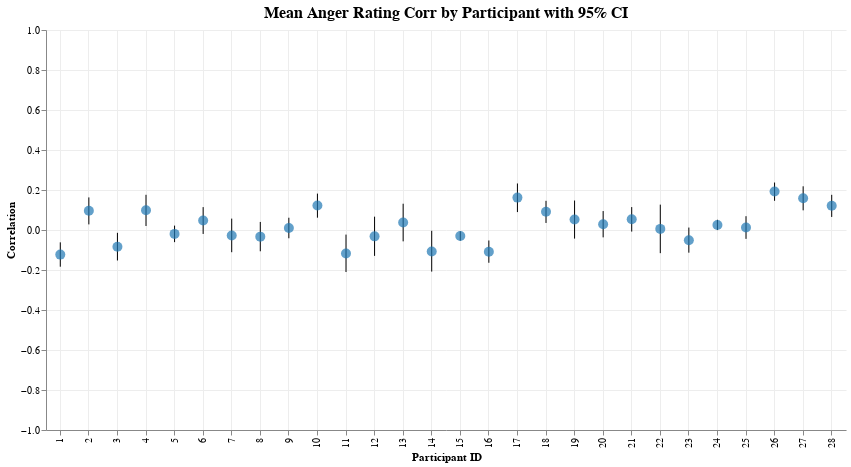
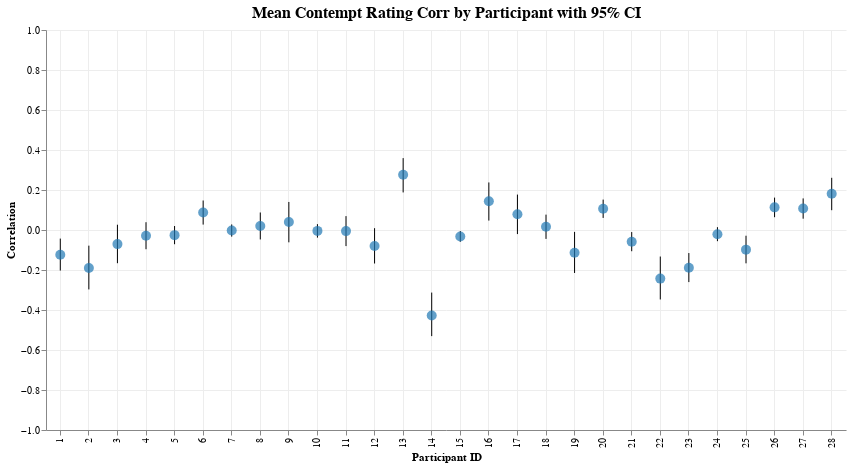
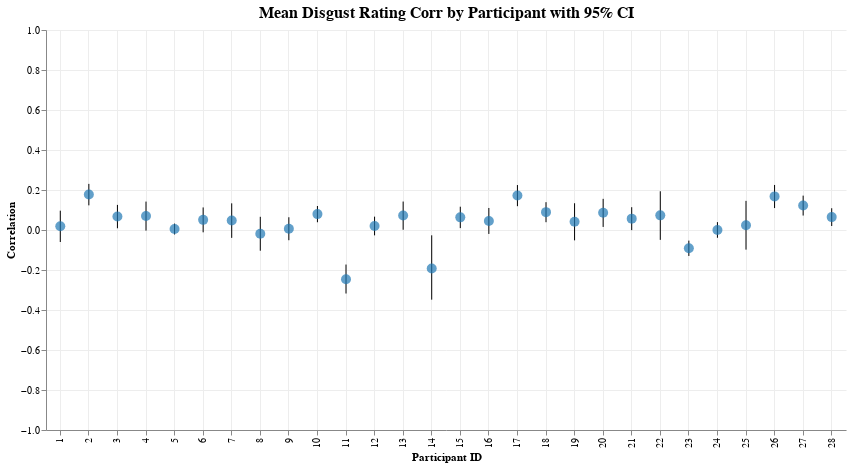
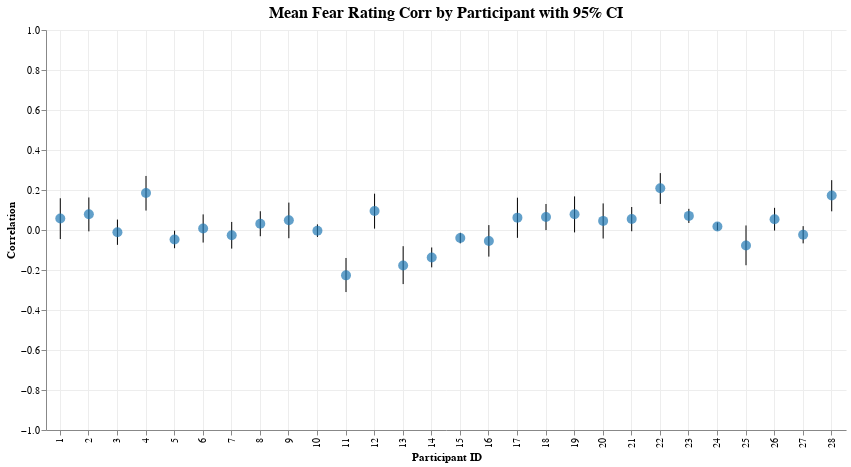

Write notebook code for charts like these, in order.
### Code cell
further_features = [
    "anger",
    "contempt",
    "disgust",
    "fear",
    "joy",
    "sadness",
    "surprise",
    "engagement",
    "valence",
    "sentimentality",
    "confusion",
    "neutral",
    "attention",
    "brow_raise",
    "chin_raise",
    "dimpler",
    "eye_closure",
    "eye_widen",
    "inner_brow_raise",
    "jaw_drop",
    "lip_corner_depressor",
    "lip_press",
    "lip_pucker",
    "lip_stretch",
    "lip_suck",
    "lid_tighten",
    "smile",
    "smirk",
    "blink",
    "blinkrate",
    "pitch",
    "yaw",
    "roll",
    "interocular_distance",
]

for feature in further_features:
    col1, col2 = feature, "rating"

    corr_by_trial = calculate_correlations_by_trial(df, col1, col2)
    corr_by_participant = aggregate_correlations_fisher_z(
        corr_by_trial, f"{col1}_{col2}_corr", "participant_id", include_ci=True
    )
    # display(plot_correlations_by_trial(corr_by_trial, f"{col1}_{col2}_corr"))
    display(
        plot_correlations_by_participant(corr_by_participant, f"{col1}_{col2}_corr")
    )

### Figure 1 — Vega-Lite specification as saved in the notebook (floating-point values rounded to 4 significant figures)
{"config": {"view": {"continuousWidth": 300, "continuousHeight": 300, "strokeWidth": 0}, "axis": {"grid": true, "gridColor": "#ededed"}, "title": {"fontSize": 16, "anchor": "middle"}}, "layer": [{"mark": {"type": "rule"}, "encoding": {"x": {"axis": {"title": "Participant ID"}, "field": "participant_id", "type": "ordinal"}, "y": {"axis": {"title": "Correlation"}, "field": "participant_id_anger_rating_corr_ci_lower", "scale": {"domain": [-1, 1]}, "type": "quantitative"}, "y2": {"field": "participant_id_anger_rating_corr_ci_upper"}}}, {"mark": {"type": "circle", "color": "#1f77b4", "size": 100}, "encoding": {"tooltip": [{"field": "participant_id", "title": "Participant", "type": "nominal"}, {"field": "participant_id_anger_rating_corr_mean", "format": ".3f", "title": "Mean Correlation", "type": "quantitative"}, {"field": "participant_id_anger_rating_corr_ci_lower", "format": ".3f", "title": "CI Lower", "type": "quantitative"}, {"field": "participant_id_anger_rating_corr_ci_upper", "format": ".3f", "title": "CI Upper", "type": "quantitative"}], "x": {"axis": {"title": "Participant ID"}, "field": "participant_id", "type": "ordinal"}, "y": {"field": "participant_id_anger_rating_corr_mean", "type": "quantitative"}}}], "data": {"name": "data-668d889abc737d25f89c4966b9912b10"}, "height": 400, "title": "Mean Anger Rating Corr by Participant with 95% CI", "width": 800, "$schema": "https://vega.github.io/schema/vega-lite/v5.20.1.json", "datasets": {"data-668d889abc737d25f89c4966b9912b10": [{"participant_id": 1, "participant_id_anger_rating_corr_mean": -0.1231, "participant_id_anger_rating_corr_ci_lower": -0.1836, "participant_id_anger_rating_corr_ci_upper": -0.06174}, {"participant_id": 2, "participant_id_anger_rating_corr_mean": 0.09588, "participant_id_anger_rating_corr_ci_lower": 0.02799, "participant_id_anger_rating_corr_ci_upper": 0.1629}, {"participant_id": 3, "participant_id_anger_rating_corr_mean": -0.08371, "participant_id_anger_rating_corr_ci_lower": -0.1524, "participant_id_anger_rating_corr_ci_upper": -0.01417}, {"participant_id": 4, "participant_id_anger_rating_corr_mean": 0.09867, "participant_id_anger_rating_corr_ci_lower": 0.02006, "participant_id_anger_rating_corr_ci_upper": 0.1761}, {"participant_id": 5, "participant_id_anger_rating_corr_mean": -0.01945, "participant_id_anger_rating_corr_ci_lower": -0.06077, "participant_id_anger_rating_corr_ci_upper": 0.02193}, {"participant_id": 6, "participant_id_anger_rating_corr_mean": 0.04758, "participant_id_anger_rating_corr_ci_lower": -0.0197, "participant_id_anger_rating_corr_ci_upper": 0.1144}, {"participant_id": 7, "participant_id_anger_rating_corr_mean": -0.02726, "participant_id_anger_rating_corr_ci_lower": -0.111, "participant_id_anger_rating_corr_ci_upper": 0.0569}, {"participant_id": 8, "participant_id_anger_rating_corr_mean": -0.03322, "participant_id_anger_rating_corr_ci_lower": -0.1064, "participant_id_anger_rating_corr_ci_upper": 0.04029}, {"participant_id": 9, "participant_id_anger_rating_corr_mean": 0.01006, "participant_id_anger_rating_corr_ci_lower": -0.04133, "participant_id_anger_rating_corr_ci_upper": 0.0614}, {"participant_id": 10, "participant_id_anger_rating_corr_mean": 0.1222, "participant_id_anger_rating_corr_ci_lower": 0.06155, "participant_id_anger_rating_corr_ci_upper": 0.1819}, {"participant_id": 11, "participant_id_anger_rating_corr_mean": -0.1176, "participant_id_anger_rating_corr_ci_lower": -0.2101, "participant_id_anger_rating_corr_ci_upper": -0.02291}, {"participant_id": 12, "participant_id_anger_rating_corr_mean": -0.03171, "participant_id_anger_rating_corr_ci_lower": -0.1294, "participant_id_anger_rating_corr_ci_upper": 0.0666}, {"participant_id": 13, "participant_id_anger_rating_corr_mean": 0.03762, "participant_id_anger_rating_corr_ci_lower": -0.05678, "participant_id_anger_rating_corr_ci_upper": 0.1313}, {"participant_id": 14, "participant_id_anger_rating_corr_mean": -0.1071, "participant_id_anger_rating_corr_ci_lower": -0.208, "participant_id_anger_rating_corr_ci_upper": -0.003897}, {"participant_id": 15, "participant_id_anger_rating_corr_mean": -0.02962, "participant_id_anger_rating_corr_ci_lower": -0.05308, "participant_id_anger_rating_corr_ci_upper": -0.006133}, {"participant_id": 16, "participant_id_anger_rating_corr_mean": -0.1085, "participant_id_anger_rating_corr_ci_lower": -0.1639, "participant_id_anger_rating_corr_ci_upper": -0.05239}, {"participant_id": 17, "participant_id_anger_rating_corr_mean": 0.1619, "participant_id_anger_rating_corr_ci_lower": 0.08955, "participant_id_anger_rating_corr_ci_upper": 0.2326}, {"participant_id": 18, "participant_id_anger_rating_corr_mean": 0.09088, "participant_id_anger_rating_corr_ci_lower": 0.03528, "participant_id_anger_rating_corr_ci_upper": 0.1459}, {"participant_id": 19, "participant_id_anger_rating_corr_mean": 0.05266, "participant_id_anger_rating_corr_ci_lower": -0.04301, "participant_id_anger_rating_corr_ci_upper": 0.1474}, {"participant_id": 20, "participant_id_anger_rating_corr_mean": 0.02905, "participant_id_anger_rating_corr_ci_lower": -0.03686, "participant_id_anger_rating_corr_ci_upper": 0.0947}, {"participant_id": 21, "participant_id_anger_rating_corr_mean": 0.05354, "participant_id_anger_rating_corr_ci_lower": -0.007895, "participant_id_anger_rating_corr_ci_upper": 0.1146}, {"participant_id": 22, "participant_id_anger_rating_corr_mean": 0.005584, "participant_id_anger_rating_corr_ci_lower": -0.1158, "participant_id_anger_rating_corr_ci_upper": 0.1268}, {"participant_id": 23, "participant_id_anger_rating_corr_mean": -0.05081, "participant_id_anger_rating_corr_ci_lower": -0.1134, "participant_id_anger_rating_corr_ci_upper": 0.01219}, {"participant_id": 24, "participant_id_anger_rating_corr_mean": 0.02527, "participant_id_anger_rating_corr_ci_lower": -0.0005948, "participant_id_anger_rating_corr_ci_upper": 0.05111}, {"participant_id": 25, "participant_id_anger_rating_corr_mean": 0.01236, "participant_id_anger_rating_corr_ci_lower": -0.04437, "participant_id_anger_rating_corr_ci_upper": 0.06901}, {"participant_id": 26, "participant_id_anger_rating_corr_mean": 0.1921, "participant_id_anger_rating_corr_ci_lower": 0.146, "participant_id_anger_rating_corr_ci_upper": 0.2374}, {"participant_id": 27, "participant_id_anger_rating_corr_mean": 0.159, "participant_id_anger_rating_corr_ci_lower": 0.09831, "participant_id_anger_rating_corr_ci_upper": 0.2185}, {"participant_id": 28, "participant_id_anger_rating_corr_mean": 0.121, "participant_id_anger_rating_corr_ci_lower": 0.06527, "participant_id_anger_rating_corr_ci_upper": 0.1759}]}}

### Figure 2 — Vega-Lite specification as saved in the notebook (floating-point values rounded to 4 significant figures)
{"config": {"view": {"continuousWidth": 300, "continuousHeight": 300, "strokeWidth": 0}, "axis": {"grid": true, "gridColor": "#ededed"}, "title": {"fontSize": 16, "anchor": "middle"}}, "layer": [{"mark": {"type": "rule"}, "encoding": {"x": {"axis": {"title": "Participant ID"}, "field": "participant_id", "type": "ordinal"}, "y": {"axis": {"title": "Correlation"}, "field": "participant_id_contempt_rating_corr_ci_lower", "scale": {"domain": [-1, 1]}, "type": "quantitative"}, "y2": {"field": "participant_id_contempt_rating_corr_ci_upper"}}}, {"mark": {"type": "circle", "color": "#1f77b4", "size": 100}, "encoding": {"tooltip": [{"field": "participant_id", "title": "Participant", "type": "nominal"}, {"field": "participant_id_contempt_rating_corr_mean", "format": ".3f", "title": "Mean Correlation", "type": "quantitative"}, {"field": "participant_id_contempt_rating_corr_ci_lower", "format": ".3f", "title": "CI Lower", "type": "quantitative"}, {"field": "participant_id_contempt_rating_corr_ci_upper", "format": ".3f", "title": "CI Upper", "type": "quantitative"}], "x": {"axis": {"title": "Participant ID"}, "field": "participant_id", "type": "ordinal"}, "y": {"field": "participant_id_contempt_rating_corr_mean", "type": "quantitative"}}}], "data": {"name": "data-cb95b97e796b8843ea77e1626ad70e3a"}, "height": 400, "title": "Mean Contempt Rating Corr by Participant with 95% CI", "width": 800, "$schema": "https://vega.github.io/schema/vega-lite/v5.20.1.json", "datasets": {"data-cb95b97e796b8843ea77e1626ad70e3a": [{"participant_id": 1, "participant_id_contempt_rating_corr_mean": -0.1237, "participant_id_contempt_rating_corr_ci_lower": -0.2029, "participant_id_contempt_rating_corr_ci_upper": -0.04296}, {"participant_id": 2, "participant_id_contempt_rating_corr_mean": -0.19, "participant_id_contempt_rating_corr_ci_lower": -0.2972, "participant_id_contempt_rating_corr_ci_upper": -0.0782}, {"participant_id": 3, "participant_id_contempt_rating_corr_mean": -0.07048, "participant_id_contempt_rating_corr_ci_lower": -0.166, "participant_id_contempt_rating_corr_ci_upper": 0.02639}, {"participant_id": 4, "participant_id_contempt_rating_corr_mean": -0.0288, "participant_id_contempt_rating_corr_ci_lower": -0.09625, "participant_id_contempt_rating_corr_ci_upper": 0.03891}, {"participant_id": 5, "participant_id_contempt_rating_corr_mean": -0.02568, "participant_id_contempt_rating_corr_ci_lower": -0.07115, "participant_id_contempt_rating_corr_ci_upper": 0.01991}, {"participant_id": 6, "participant_id_contempt_rating_corr_mean": 0.08762, "participant_id_contempt_rating_corr_ci_lower": 0.02704, "participant_id_contempt_rating_corr_ci_upper": 0.1476}, {"participant_id": 7, "participant_id_contempt_rating_corr_mean": -0.002663, "participant_id_contempt_rating_corr_ci_lower": -0.03312, "participant_id_contempt_rating_corr_ci_upper": 0.02779}, {"participant_id": 8, "participant_id_contempt_rating_corr_mean": 0.0202, "participant_id_contempt_rating_corr_ci_lower": -0.0473, "participant_id_contempt_rating_corr_ci_upper": 0.08753}, {"participant_id": 9, "participant_id_contempt_rating_corr_mean": 0.03966, "participant_id_contempt_rating_corr_ci_lower": -0.06168, "participant_id_contempt_rating_corr_ci_upper": 0.1402}, {"participant_id": 10, "participant_id_contempt_rating_corr_mean": -0.004461, "participant_id_contempt_rating_corr_ci_lower": -0.03813, "participant_id_contempt_rating_corr_ci_upper": 0.02922}, {"participant_id": 11, "participant_id_contempt_rating_corr_mean": -0.005553, "participant_id_contempt_rating_corr_ci_lower": -0.08044, "participant_id_contempt_rating_corr_ci_upper": 0.0694}, {"participant_id": 12, "participant_id_contempt_rating_corr_mean": -0.07984, "participant_id_contempt_rating_corr_ci_lower": -0.1675, "participant_id_contempt_rating_corr_ci_upper": 0.00909}, {"participant_id": 13, "participant_id_contempt_rating_corr_mean": 0.2758, "participant_id_contempt_rating_corr_ci_lower": 0.1879, "participant_id_contempt_rating_corr_ci_upper": 0.3594}, {"participant_id": 14, "participant_id_contempt_rating_corr_mean": -0.4279, "participant_id_contempt_rating_corr_ci_lower": -0.5306, "participant_id_contempt_rating_corr_ci_upper": -0.3129}, {"participant_id": 15, "participant_id_contempt_rating_corr_mean": -0.03211, "participant_id_contempt_rating_corr_ci_lower": -0.05889, "participant_id_contempt_rating_corr_ci_upper": -0.005274}, {"participant_id": 16, "participant_id_contempt_rating_corr_mean": 0.1438, "participant_id_contempt_rating_corr_ci_lower": 0.04709, "participant_id_contempt_rating_corr_ci_upper": 0.2378}, {"participant_id": 17, "participant_id_contempt_rating_corr_mean": 0.07912, "participant_id_contempt_rating_corr_ci_lower": -0.02041, "participant_id_contempt_rating_corr_ci_upper": 0.1771}, {"participant_id": 18, "participant_id_contempt_rating_corr_mean": 0.01622, "participant_id_contempt_rating_corr_ci_lower": -0.04449, "participant_id_contempt_rating_corr_ci_upper": 0.07682}, {"participant_id": 19, "participant_id_contempt_rating_corr_mean": -0.1134, "participant_id_contempt_rating_corr_ci_lower": -0.2149, "participant_id_contempt_rating_corr_ci_upper": -0.009469}, {"participant_id": 20, "participant_id_contempt_rating_corr_mean": 0.1064, "participant_id_contempt_rating_corr_ci_lower": 0.06043, "participant_id_contempt_rating_corr_ci_upper": 0.152}, {"participant_id": 21, "participant_id_contempt_rating_corr_mean": -0.05838, "participant_id_contempt_rating_corr_ci_lower": -0.1061, "participant_id_contempt_rating_corr_ci_upper": -0.01038}, {"participant_id": 22, "participant_id_contempt_rating_corr_mean": -0.243, "participant_id_contempt_rating_corr_ci_lower": -0.3473, "participant_id_contempt_rating_corr_ci_upper": -0.1327}, {"participant_id": 23, "participant_id_contempt_rating_corr_mean": -0.1889, "participant_id_contempt_rating_corr_ci_lower": -0.2605, "participant_id_contempt_rating_corr_ci_upper": -0.1153}, {"participant_id": 24, "participant_id_contempt_rating_corr_mean": -0.02091, "participant_id_contempt_rating_corr_ci_lower": -0.0559, "participant_id_contempt_rating_corr_ci_upper": 0.01413}, {"participant_id": 25, "participant_id_contempt_rating_corr_mean": -0.09814, "participant_id_contempt_rating_corr_ci_lower": -0.1667, "participant_id_contempt_rating_corr_ci_upper": -0.02863}, {"participant_id": 26, "participant_id_contempt_rating_corr_mean": 0.1132, "participant_id_contempt_rating_corr_ci_lower": 0.06394, "participant_id_contempt_rating_corr_ci_upper": 0.1619}, {"participant_id": 27, "participant_id_contempt_rating_corr_mean": 0.1075, "participant_id_contempt_rating_corr_ci_lower": 0.05653, "participant_id_contempt_rating_corr_ci_upper": 0.1579}, {"participant_id": 28, "participant_id_contempt_rating_corr_mean": 0.1812, "participant_id_contempt_rating_corr_ci_lower": 0.09906, "participant_id_contempt_rating_corr_ci_upper": 0.2609}]}}

### Figure 3 — Vega-Lite specification as saved in the notebook (floating-point values rounded to 4 significant figures)
{"config": {"view": {"continuousWidth": 300, "continuousHeight": 300, "strokeWidth": 0}, "axis": {"grid": true, "gridColor": "#ededed"}, "title": {"fontSize": 16, "anchor": "middle"}}, "layer": [{"mark": {"type": "rule"}, "encoding": {"x": {"axis": {"title": "Participant ID"}, "field": "participant_id", "type": "ordinal"}, "y": {"axis": {"title": "Correlation"}, "field": "participant_id_disgust_rating_corr_ci_lower", "scale": {"domain": [-1, 1]}, "type": "quantitative"}, "y2": {"field": "participant_id_disgust_rating_corr_ci_upper"}}}, {"mark": {"type": "circle", "color": "#1f77b4", "size": 100}, "encoding": {"tooltip": [{"field": "participant_id", "title": "Participant", "type": "nominal"}, {"field": "participant_id_disgust_rating_corr_mean", "format": ".3f", "title": "Mean Correlation", "type": "quantitative"}, {"field": "participant_id_disgust_rating_corr_ci_lower", "format": ".3f", "title": "CI Lower", "type": "quantitative"}, {"field": "participant_id_disgust_rating_corr_ci_upper", "format": ".3f", "title": "CI Upper", "type": "quantitative"}], "x": {"axis": {"title": "Participant ID"}, "field": "participant_id", "type": "ordinal"}, "y": {"field": "participant_id_disgust_rating_corr_mean", "type": "quantitative"}}}], "data": {"name": "data-27fcbea04d3458a301b8d5e690e3523c"}, "height": 400, "title": "Mean Disgust Rating Corr by Participant with 95% CI", "width": 800, "$schema": "https://vega.github.io/schema/vega-lite/v5.20.1.json", "datasets": {"data-27fcbea04d3458a301b8d5e690e3523c": [{"participant_id": 1, "participant_id_disgust_rating_corr_mean": 0.01835, "participant_id_disgust_rating_corr_ci_lower": -0.06006, "participant_id_disgust_rating_corr_ci_upper": 0.09653}, {"participant_id": 2, "participant_id_disgust_rating_corr_mean": 0.1774, "participant_id_disgust_rating_corr_ci_lower": 0.1232, "participant_id_disgust_rating_corr_ci_upper": 0.2306}, {"participant_id": 3, "participant_id_disgust_rating_corr_mean": 0.06731, "participant_id_disgust_rating_corr_ci_lower": 0.008608, "participant_id_disgust_rating_corr_ci_upper": 0.1255}, {"participant_id": 4, "participant_id_disgust_rating_corr_mean": 0.06981, "participant_id_disgust_rating_corr_ci_lower": -0.003173, "participant_id_disgust_rating_corr_ci_upper": 0.1421}, {"participant_id": 5, "participant_id_disgust_rating_corr_mean": 0.004829, "participant_id_disgust_rating_corr_ci_lower": -0.02239, "participant_id_disgust_rating_corr_ci_upper": 0.03204}, {"participant_id": 6, "participant_id_disgust_rating_corr_mean": 0.05078, "participant_id_disgust_rating_corr_ci_lower": -0.01163, "participant_id_disgust_rating_corr_ci_upper": 0.1128}, {"participant_id": 7, "participant_id_disgust_rating_corr_mean": 0.04734, "participant_id_disgust_rating_corr_ci_lower": -0.03936, "participant_id_disgust_rating_corr_ci_upper": 0.1333}, {"participant_id": 8, "participant_id_disgust_rating_corr_mean": -0.01894, "participant_id_disgust_rating_corr_ci_lower": -0.1036, "participant_id_disgust_rating_corr_ci_upper": 0.066}, {"participant_id": 9, "participant_id_disgust_rating_corr_mean": 0.006309, "participant_id_disgust_rating_corr_ci_lower": -0.0511, "participant_id_disgust_rating_corr_ci_upper": 0.06368}, {"participant_id": 10, "participant_id_disgust_rating_corr_mean": 0.07946, "participant_id_disgust_rating_corr_ci_lower": 0.0387, "participant_id_disgust_rating_corr_ci_upper": 0.1199}, {"participant_id": 11, "participant_id_disgust_rating_corr_mean": -0.2465, "participant_id_disgust_rating_corr_ci_lower": -0.3176, "participant_id_disgust_rating_corr_ci_upper": -0.1727}, {"participant_id": 12, "participant_id_disgust_rating_corr_mean": 0.01996, "participant_id_disgust_rating_corr_ci_lower": -0.02684, "participant_id_disgust_rating_corr_ci_upper": 0.06667}, {"participant_id": 13, "participant_id_disgust_rating_corr_mean": 0.07213, "participant_id_disgust_rating_corr_ci_lower": 0.001229, "participant_id_disgust_rating_corr_ci_upper": 0.1423}, {"participant_id": 14, "participant_id_disgust_rating_corr_mean": -0.1926, "participant_id_disgust_rating_corr_ci_lower": -0.3483, "participant_id_disgust_rating_corr_ci_upper": -0.02664}, {"participant_id": 15, "participant_id_disgust_rating_corr_mean": 0.06313, "participant_id_disgust_rating_corr_ci_lower": 0.00944, "participant_id_disgust_rating_corr_ci_upper": 0.1165}, {"participant_id": 16, "participant_id_disgust_rating_corr_mean": 0.04538, "participant_id_disgust_rating_corr_ci_lower": -0.01975, "participant_id_disgust_rating_corr_ci_upper": 0.1101}, {"participant_id": 17, "participant_id_disgust_rating_corr_mean": 0.1724, "participant_id_disgust_rating_corr_ci_lower": 0.1191, "participant_id_disgust_rating_corr_ci_upper": 0.2247}, {"participant_id": 18, "participant_id_disgust_rating_corr_mean": 0.08926, "participant_id_disgust_rating_corr_ci_lower": 0.03894, "participant_id_disgust_rating_corr_ci_upper": 0.1391}, {"participant_id": 19, "participant_id_disgust_rating_corr_mean": 0.04138, "participant_id_disgust_rating_corr_ci_lower": -0.05172, "participant_id_disgust_rating_corr_ci_upper": 0.1338}, {"participant_id": 20, "participant_id_disgust_rating_corr_mean": 0.08601, "participant_id_disgust_rating_corr_ci_lower": 0.01532, "participant_id_disgust_rating_corr_ci_upper": 0.1558}, {"participant_id": 21, "participant_id_disgust_rating_corr_mean": 0.05684, "participant_id_disgust_rating_corr_ci_lower": -0.0006992, "participant_id_disgust_rating_corr_ci_upper": 0.114}, {"participant_id": 22, "participant_id_disgust_rating_corr_mean": 0.0733, "participant_id_disgust_rating_corr_ci_lower": -0.0493, "participant_id_disgust_rating_corr_ci_upper": 0.1937}, {"participant_id": 23, "participant_id_disgust_rating_corr_mean": -0.09155, "participant_id_disgust_rating_corr_ci_lower": -0.1297, "participant_id_disgust_rating_corr_ci_upper": -0.05312}, {"participant_id": 24, "participant_id_disgust_rating_corr_mean": 0.0001624, "participant_id_disgust_rating_corr_ci_lower": -0.03898, "participant_id_disgust_rating_corr_ci_upper": 0.0393}, {"participant_id": 25, "participant_id_disgust_rating_corr_mean": 0.02414, "participant_id_disgust_rating_corr_ci_lower": -0.09813, "participant_id_disgust_rating_corr_ci_upper": 0.1457}, {"participant_id": 26, "participant_id_disgust_rating_corr_mean": 0.168, "participant_id_disgust_rating_corr_ci_lower": 0.1097, "participant_id_disgust_rating_corr_ci_upper": 0.2252}, {"participant_id": 27, "participant_id_disgust_rating_corr_mean": 0.1224, "participant_id_disgust_rating_corr_ci_lower": 0.07232, "participant_id_disgust_rating_corr_ci_upper": 0.1718}, {"participant_id": 28, "participant_id_disgust_rating_corr_mean": 0.06453, "participant_id_disgust_rating_corr_ci_lower": 0.02003, "participant_id_disgust_rating_corr_ci_upper": 0.1088}]}}

### Figure 4 — Vega-Lite specification as saved in the notebook (floating-point values rounded to 4 significant figures)
{"config": {"view": {"continuousWidth": 300, "continuousHeight": 300, "strokeWidth": 0}, "axis": {"grid": true, "gridColor": "#ededed"}, "title": {"fontSize": 16, "anchor": "middle"}}, "layer": [{"mark": {"type": "rule"}, "encoding": {"x": {"axis": {"title": "Participant ID"}, "field": "participant_id", "type": "ordinal"}, "y": {"axis": {"title": "Correlation"}, "field": "participant_id_fear_rating_corr_ci_lower", "scale": {"domain": [-1, 1]}, "type": "quantitative"}, "y2": {"field": "participant_id_fear_rating_corr_ci_upper"}}}, {"mark": {"type": "circle", "color": "#1f77b4", "size": 100}, "encoding": {"tooltip": [{"field": "participant_id", "title": "Participant", "type": "nominal"}, {"field": "participant_id_fear_rating_corr_mean", "format": ".3f", "title": "Mean Correlation", "type": "quantitative"}, {"field": "participant_id_fear_rating_corr_ci_lower", "format": ".3f", "title": "CI Lower", "type": "quantitative"}, {"field": "participant_id_fear_rating_corr_ci_upper", "format": ".3f", "title": "CI Upper", "type": "quantitative"}], "x": {"axis": {"title": "Participant ID"}, "field": "participant_id", "type": "ordinal"}, "y": {"field": "participant_id_fear_rating_corr_mean", "type": "quantitative"}}}], "data": {"name": "data-881625e930b8f6e657c3c4e5efec4f19"}, "height": 400, "title": "Mean Fear Rating Corr by Participant with 95% CI", "width": 800, "$schema": "https://vega.github.io/schema/vega-lite/v5.20.1.json", "datasets": {"data-881625e930b8f6e657c3c4e5efec4f19": [{"participant_id": 1, "participant_id_fear_rating_corr_mean": 0.0573, "participant_id_fear_rating_corr_ci_lower": -0.04535, "participant_id_fear_rating_corr_ci_upper": 0.1588}, {"participant_id": 2, "participant_id_fear_rating_corr_mean": 0.07848, "participant_id_fear_rating_corr_ci_lower": -0.006841, "participant_id_fear_rating_corr_ci_upper": 0.1627}, {"participant_id": 3, "participant_id_fear_rating_corr_mean": -0.01113, "participant_id_fear_rating_corr_ci_lower": -0.07429, "participant_id_fear_rating_corr_ci_upper": 0.05212}, {"participant_id": 4, "participant_id_fear_rating_corr_mean": 0.1851, "participant_id_fear_rating_corr_ci_lower": 0.09719, "participant_id_fear_rating_corr_ci_upper": 0.2702}, {"participant_id": 5, "participant_id_fear_rating_corr_mean": -0.04737, "participant_id_fear_rating_corr_ci_lower": -0.09116, "participant_id_fear_rating_corr_ci_upper": -0.003394}, {"participant_id": 6, "participant_id_fear_rating_corr_mean": 0.007708, "participant_id_fear_rating_corr_ci_lower": -0.06276, "participant_id_fear_rating_corr_ci_upper": 0.07809}, {"participant_id": 7, "participant_id_fear_rating_corr_mean": -0.02651, "participant_id_fear_rating_corr_ci_lower": -0.09309, "participant_id_fear_rating_corr_ci_upper": 0.04031}, {"participant_id": 8, "participant_id_fear_rating_corr_mean": 0.03146, "participant_id_fear_rating_corr_ci_lower": -0.03111, "participant_id_fear_rating_corr_ci_upper": 0.09378}, {"participant_id": 9, "participant_id_fear_rating_corr_mean": 0.04831, "participant_id_fear_rating_corr_ci_lower": -0.04112, "participant_id_fear_rating_corr_ci_upper": 0.137}, {"participant_id": 10, "participant_id_fear_rating_corr_mean": -0.00333, "participant_id_fear_rating_corr_ci_lower": -0.03473, "participant_id_fear_rating_corr_ci_upper": 0.02808}, {"participant_id": 11, "participant_id_fear_rating_corr_mean": -0.2268, "participant_id_fear_rating_corr_ci_lower": -0.3102, "participant_id_fear_rating_corr_ci_upper": -0.1399}, {"participant_id": 12, "participant_id_fear_rating_corr_mean": 0.09495, "participant_id_fear_rating_corr_ci_lower": 0.006864, "participant_id_fear_rating_corr_ci_upper": 0.1816}, {"participant_id": 13, "participant_id_fear_rating_corr_mean": -0.1773, "participant_id_fear_rating_corr_ci_lower": -0.2704, "participant_id_fear_rating_corr_ci_upper": -0.0809}, {"participant_id": 14, "participant_id_fear_rating_corr_mean": -0.1374, "participant_id_fear_rating_corr_ci_lower": -0.1868, "participant_id_fear_rating_corr_ci_upper": -0.08738}, {"participant_id": 15, "participant_id_fear_rating_corr_mean": -0.04034, "participant_id_fear_rating_corr_ci_lower": -0.06678, "participant_id_fear_rating_corr_ci_upper": -0.01383}, {"participant_id": 16, "participant_id_fear_rating_corr_mean": -0.05465, "participant_id_fear_rating_corr_ci_lower": -0.1331, "participant_id_fear_rating_corr_ci_upper": 0.02448}, {"participant_id": 17, "participant_id_fear_rating_corr_mean": 0.0618, "participant_id_fear_rating_corr_ci_lower": -0.03917, "participant_id_fear_rating_corr_ci_upper": 0.1615}, {"participant_id": 18, "participant_id_fear_rating_corr_mean": 0.065, "participant_id_fear_rating_corr_ci_lower": -0.0006197, "participant_id_fear_rating_corr_ci_upper": 0.1301}, {"participant_id": 19, "participant_id_fear_rating_corr_mean": 0.07866, "participant_id_fear_rating_corr_ci_lower": -0.01201, "participant_id_fear_rating_corr_ci_upper": 0.168}, {"participant_id": 20, "participant_id_fear_rating_corr_mean": 0.0455, "participant_id_fear_rating_corr_ci_lower": -0.04264, "participant_id_fear_rating_corr_ci_upper": 0.1329}, {"participant_id": 21, "participant_id_fear_rating_corr_mean": 0.0546, "participant_id_fear_rating_corr_ci_lower": -0.006186, "participant_id_fear_rating_corr_ci_upper": 0.115}, {"participant_id": 22, "participant_id_fear_rating_corr_mean": 0.2087, "participant_id_fear_rating_corr_ci_lower": 0.1303, "participant_id_fear_rating_corr_ci_upper": 0.2844}, {"participant_id": 23, "participant_id_fear_rating_corr_mean": 0.07058, "participant_id_fear_rating_corr_ci_lower": 0.03518, "participant_id_fear_rating_corr_ci_upper": 0.1058}, {"participant_id": 24, "participant_id_fear_rating_corr_mean": 0.01772, "participant_id_fear_rating_corr_ci_lower": -0.001577, "participant_id_fear_rating_corr_ci_upper": 0.03701}, {"participant_id": 25, "participant_id_fear_rating_corr_mean": -0.07753, "participant_id_fear_rating_corr_ci_lower": -0.1762, "participant_id_fear_rating_corr_ci_upper": 0.02267}, {"participant_id": 26, "participant_id_fear_rating_corr_mean": 0.05409, "participant_id_fear_rating_corr_ci_lower": -0.002949, "participant_id_fear_rating_corr_ci_upper": 0.1108}, {"participant_id": 27, "participant_id_fear_rating_corr_mean": -0.02383, "participant_id_fear_rating_corr_ci_lower": -0.06684, "participant_id_fear_rating_corr_ci_upper": 0.01926}, {"participant_id": 28, "participant_id_fear_rating_corr_mean": 0.1724, "participant_id_fear_rating_corr_ci_lower": 0.0934, "participant_id_fear_rating_corr_ci_upper": 0.2492}]}}
